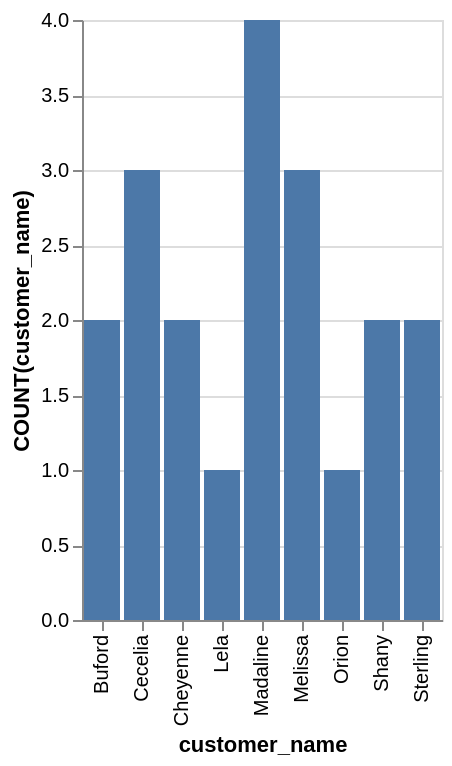

Vega-Lite specification stored for this chart:
### Vega-Lite specification from a JSON file in a GitHub repository (floating-point values rounded to 4 significant figures)
{"data": {"values": [{"x_data": "Buford", "y_data": 2}, {"x_data": "Cecelia", "y_data": 3}, {"x_data": "Cheyenne", "y_data": 2}, {"x_data": "Lela", "y_data": 1}, {"x_data": "Madaline", "y_data": 4}, {"x_data": "Melissa", "y_data": 3}, {"x_data": "Orion", "y_data": 1}, {"x_data": "Shany", "y_data": 2}, {"x_data": "Sterling", "y_data": 2}]}, "mark": "bar", "encoding": {"x": {"field": "x_data", "type": "nominal", "title": "customer_name", "sort": "ascending"}, "y": {"field": "y_data", "type": "quantitative", "title": "COUNT(customer_name)"}}}
